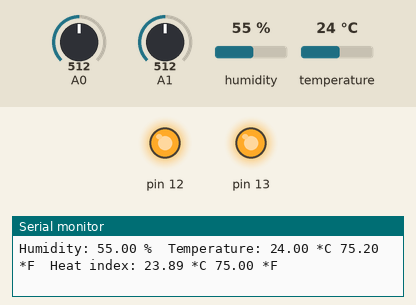
Recording of a sketch running on a simulated Arduino Uno, built with avr-gcc and run on an emulated ATmega328P. Parts: output pins drawn as LEDs (lit = HIGH), the last lines printed to the serial monitor. Inputs (shaded band) come from the test bench; at power-on: A0 = 512, A1 = 512, humidity 55 %, temperature 24 °C.

Above: at 4.8 s.
4.9 s: A0 set to 593
7.9 s: A0 set to 616
At 9.4 s:
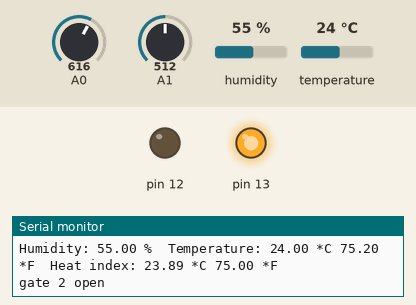
10.9 s: A0 set to 306
At 13.4 s:
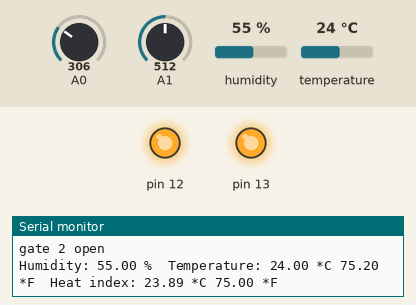
13.9 s: A1 set to 586
16.9 s: A1 set to 611
At 19.2 s:
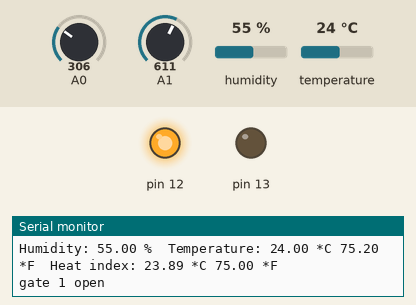
19.9 s: A1 set to 306
At 21.0 s:
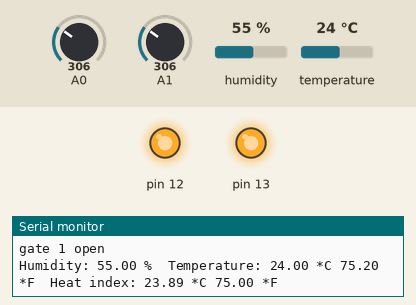
Timing chart, 0 to 22.9 s (numbered marks = the images above; inputs shaded):
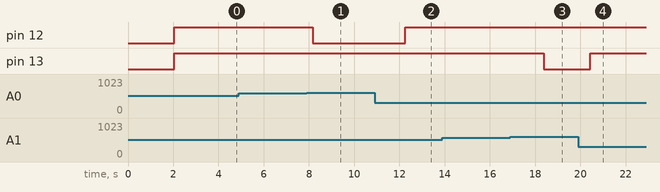

The sketch:

AGRI_COF.ino
```cpp
#include "DHT.h"

#define DHTPIN 2     // what digital pin we're connected to

// Uncomment whatever type you're using!
#define DHTTYPE DHT11   // DHT 11
//#define DHTTYPE DHT22   // DHT 22  (AM2302), AM2321
//#define DHTTYPE DHT21   // DHT 21 (AM2301)

// Connect pin 1 (on the left) of the sensor to +5V
// NOTE: If using a board with 3.3V logic like an Arduino Due connect pin 1
// to 3.3V instead of 5V!
// Connect pin 2 of the sensor to whatever your DHTPIN is
// Connect pin 4 (on the right) of the sensor to GROUND
// Connect a 10K resistor from pin 2 (data) to pin 1 (power) of the sensor

// Initialize DHT sensor.
// Note that older versions of this library took an optional third parameter to
// tweak the timings for faster processors.  This parameter is no longer needed
// as the current DHT reading algorithm adjusts itself to work on faster procs.
DHT dht(DHTPIN, DHTTYPE);
int th=600,a,ab;// th is threshold a & ab are moisture sensor readings
void setup() {
  Serial.begin(9600);
  Serial.println("DHTxx test!");
  pinMode(13,OUTPUT);
  pinMode(12,OUTPUT);
  dht.begin();
}
void moistchk()
{
  a=analogRead(A1);
  ab=analogRead(A0);
  if(a>th)
  {
    digitalWrite(13,LOW);
    Serial.println("gate 1 open");
  }
  else
  {
    digitalWrite(13,HIGH);
  }
  if(ab>th)
  {
    digitalWrite(12,LOW);
    Serial.println("gate 2 open");
  }
  else
  {
    digitalWrite(12,HIGH);
  }
}
void loop() {
  // Wait a few seconds between measurements.
  delay(2000);

  // Reading temperature or humidity takes about 250 milliseconds!
  // Sensor readings may also be up to 2 seconds 'old' (its a very slow sensor)
  float h = dht.readHumidity();
  // Read temperature as Celsius (the default)
  float t = dht.readTemperature();
  // Read temperature as Fahrenheit (isFahrenheit = true)
  float f = dht.readTemperature(true);

  // Check if any reads failed and exit early (to try again).
  if (isnan(h) || isnan(t) || isnan(f)) {
    Serial.println("Failed to read from DHT sensor!");
    return;
  }

  // Compute heat index in Fahrenheit (the default)
  float hif = dht.computeHeatIndex(f, h);
  // Compute heat index in Celsius (isFahreheit = false)
  float hic = dht.computeHeatIndex(t, h, false);

  Serial.print("Humidity: ");
  Serial.print(h);
  Serial.print(" %\t");
  Serial.print("Temperature: ");
  Serial.print(t);
  Serial.print(" *C ");
  Serial.print(f);
  Serial.print(" *F\t");
  Serial.print("Heat index: ");
  Serial.print(hic);
  Serial.print(" *C ");
  Serial.print(hif);
  Serial.println(" *F");

  if(t>18)
  {
    moistchk();
  }
}
```

Measured:
- the behaviour switches between 600 and 601 on A0 (found by bisection; images 0 and 1)
- the behaviour switches between 600 and 601 on A1 (found by bisection; images 2 and 3)
- after the input at 7.9 s, pin 12: HIGH → LOW after 0.26 s
- after the input at 10.9 s, pin 12: LOW → HIGH after 1.4 s
- after the input at 16.9 s, pin 13: HIGH → LOW after 1.5 s
- after the input at 19.9 s, pin 13: LOW → HIGH after 0.53 s
